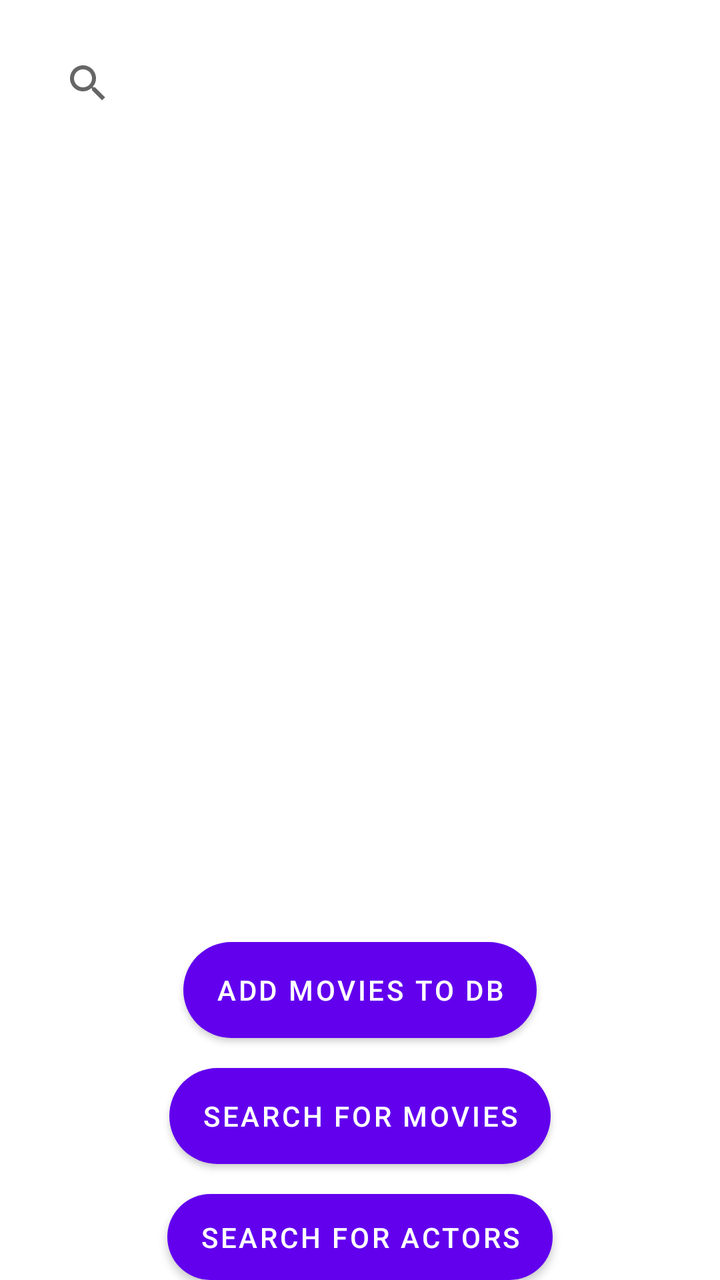
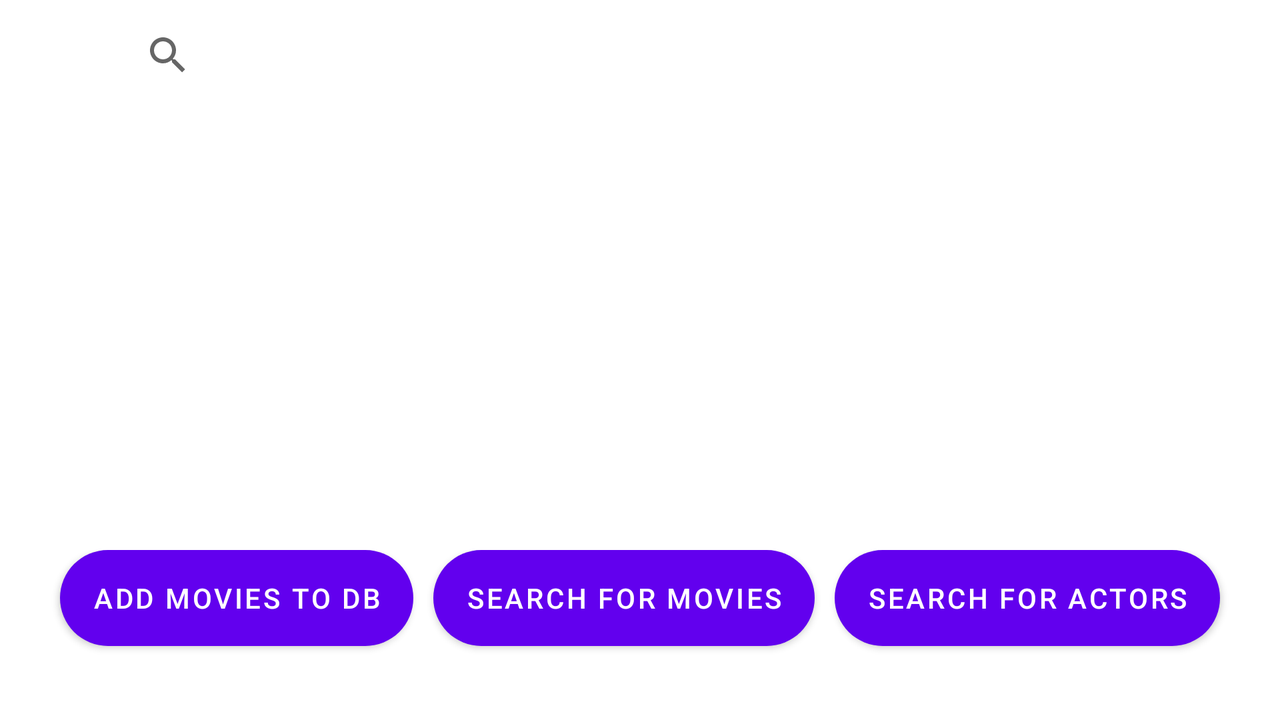

Two renders of one Android screen. The first uses the default layout on a phone; the second uses the alternative layout the repository ships for a different screen configuration, on a matching device. The two XML files are below.
<!-- AndroidManifest.xml: application theme Theme.MovieFind -->
<!-- res/layout/activity_main.xml -->
<?xml version="1.0" encoding="utf-8"?>
<LinearLayout xmlns:android="http://schemas.android.com/apk/res/android"
    xmlns:app="http://schemas.android.com/apk/res-auto"
    xmlns:tools="http://schemas.android.com/tools"
    android:layout_width="match_parent"
    android:layout_height="match_parent"
    tools:context=".MainActivity"
    android:orientation="vertical">

    <LinearLayout
        android:layout_width="match_parent"
        android:layout_height="0dp"
        android:layout_weight="0.1"
        android:layout_marginTop="10dp">












        <SearchView
            android:id="@+id/search"
            android:layout_width="match_parent"
            android:layout_height="match_parent"
            android:layout_margin="20dp"
            android:inputType="text" />

    </LinearLayout>
    <LinearLayout
        android:layout_width="match_parent"
        android:layout_height="0dp"
        android:layout_weight="0.6"
        android:orientation="vertical">















        <TextView
            android:id="@+id/movieListDisplay"
            android:layout_width="match_parent"
            android:layout_height="match_parent"
            android:layout_margin="20dp"
            android:textStyle="bold"/>

    </LinearLayout>

    <LinearLayout
        android:layout_width="match_parent"
        android:layout_height="0dp"
        android:layout_weight="0.3"
        android:orientation="vertical"
        android:layout_gravity="center"
        android:gravity="center_horizontal"
        android:paddingTop="20dp">
        <Button
            android:id="@+id/addMovieBtn"
            android:background="@drawable/curve_btn"
            android:backgroundTint="@color/black"
            android:layout_width="wrap_content"
            android:layout_height="wrap_content"
            android:text="Add movies to DB"
            android:layout_marginBottom="15dp"
            android:onClick="addMoviesToDb" />

        <Button
            android:id="@+id/searchMoviesBtn"
            android:background="@drawable/curve_btn"
            android:layout_width="wrap_content"
            android:layout_height="wrap_content"
            android:text="Search for movies"
            android:layout_marginBottom="15dp"
            android:onClick="searchForMovies"/>

        <Button
            android:id="@+id/searchActorsBtn"
            android:background="@drawable/curve_btn"
            android:layout_width="wrap_content"
            android:layout_height="wrap_content"
            android:text="Search for actors"
            android:onClick="searchForActors" />



    </LinearLayout>




</LinearLayout>
<!-- resources referenced by this layout -->
<resources>
  <!-- drawable curve_btn (drawable) -->
  <?xml version="1.0" encoding="utf-8"?>
  <shape xmlns:android="http://schemas.android.com/apk/res/android">
      <corners  android:radius="100dp"/>
      <solid android:color="@color/black"></solid>
      <stroke android:color="@color/black"></stroke>
  </shape>
  <style name="Theme.MovieFind" parent="Theme.MaterialComponents.DayNight.DarkActionBar">
          
          <item name="colorPrimary">@color/purple_500</item>
          <item name="colorPrimaryVariant">@color/purple_700</item>
          <item name="colorOnPrimary">@color/white</item>
          
          <item name="colorSecondary">@color/teal_200</item>
          <item name="colorSecondaryVariant">@color/teal_700</item>
          <item name="colorOnSecondary">@color/black</item>
          
          <item name="android:statusBarColor" tools:targetApi="l">?attr/colorPrimaryVariant</item>
          
      </style>
</resources>
<!-- res/layout-land/activity_main.xml (the repository's variant of the layout above) -->
<!-- drawn on the phone turned sideways -->
<?xml version="1.0" encoding="utf-8"?>
<LinearLayout xmlns:android="http://schemas.android.com/apk/res/android"
    xmlns:app="http://schemas.android.com/apk/res-auto"
    xmlns:tools="http://schemas.android.com/tools"
    android:layout_width="match_parent"
    android:layout_height="match_parent"
    android:orientation="vertical"
    tools:context=".MainActivity">

    <LinearLayout
        android:layout_width="match_parent"
        android:layout_height="0dp"
        android:layout_marginTop="10dp"
        android:layout_weight="0.1">

        
        
        
        
        
        
        
        
        
        
        
        <SearchView
            android:id="@+id/search"
            android:layout_width="match_parent"
            android:layout_height="match_parent"
            android:layout_marginHorizontal="60dp"
            android:inputType="text" />

    </LinearLayout>

    <LinearLayout
        android:layout_width="match_parent"
        android:layout_height="0dp"
        android:layout_weight="0.6"
        android:orientation="vertical">

        <ScrollView
            android:layout_width="match_parent"
            android:layout_height="220dp">

            <TextView
                android:id="@+id/movieListDisplay"
                android:layout_width="match_parent"
                android:layout_height="match_parent"
                android:layout_margin="20dp"
                android:textStyle="bold" />
        </ScrollView>


    </LinearLayout>

    <LinearLayout
        android:layout_width="match_parent"
        android:layout_height="0dp"
        android:layout_gravity="center"
        android:layout_weight="0.3"
        android:gravity="center_horizontal"
        android:paddingTop="20dp">

        <Button
            android:id="@+id/addMovieBtn"
            android:layout_width="wrap_content"
            android:layout_height="wrap_content"
            android:layout_marginRight="10dp"
            android:layout_marginBottom="15dp"
            android:background="@drawable/curve_btn"
            android:backgroundTint="@color/black"
            android:onClick="addMoviesToDb"
            android:text="Add movies to DB" />

        <Button
            android:id="@+id/searchMoviesBtn"
            android:layout_width="wrap_content"
            android:layout_height="wrap_content"
            android:layout_marginRight="10dp"
            android:layout_marginBottom="15dp"
            android:background="@drawable/curve_btn"
            android:onClick="searchForMovies"
            android:text="Search for movies" />

        <Button
            android:id="@+id/searchActorsBtn"
            android:layout_width="wrap_content"
            android:layout_height="wrap_content"
            android:background="@drawable/curve_btn"
            android:onClick="searchForActors"
            android:text="Search for actors" />


    </LinearLayout>


</LinearLayout>
